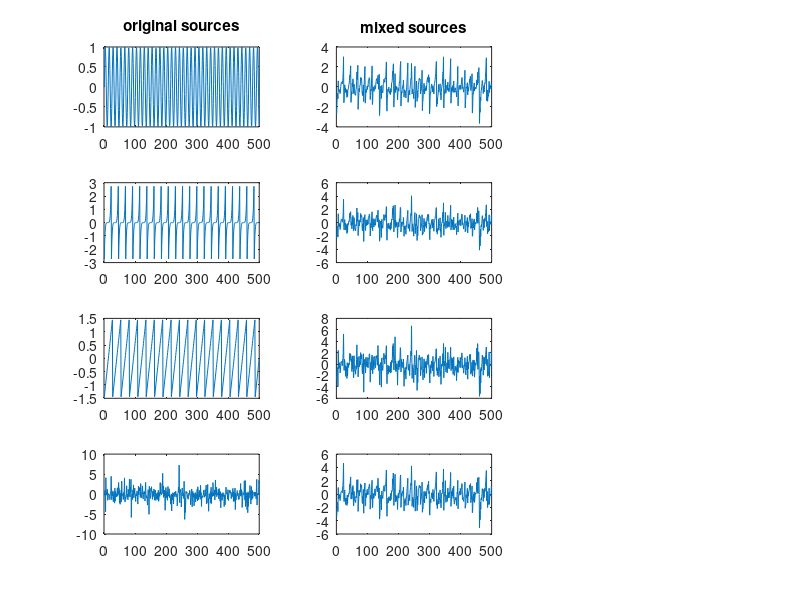

Here is the MATLAB script that generated this plot: (Note: this script raises an error after producing the figure.)
clc
clear
close all



N=500; %data size

v=0:N-1;

sig(1,:)=sin(v/2); %sinusoid
sig(2,:)=((rem(v,23)-11)/9).^5; %funny curve
sig(3,:)=((rem(v,27)-13)/9); %saw-tooth
sig(4,:)=((rand(1,N)<.5)*2-1).*log(rand(1,N)); %impulsive noise

subplot(4,3,1)
plot(sig(1,:))
title('original sources')
subplot(4,3,4)
plot(sig(2,:))
subplot(4,3,7)
plot(sig(3,:))
subplot(4,3,10)
plot(sig(4,:))

%create mixtures

A=rand(size(sig,1));
mixedsig=(A*sig); %% attention!!! rows are channels


subplot(4,3,2)
plot(mixedsig(1,:))
title('mixed sources')
subplot(4,3,5)
plot(mixedsig(2,:))
subplot(4,3,8)
plot(mixedsig(3,:))
subplot(4,3,11)
plot(mixedsig(4,:))


%preform ica to unmix signal
ica = fastica(mixedsig); %% fastICA accepts mixedsig when rows are channels

subplot(4,3,3)
plot(ica(1,:))
title('recovered sources')
subplot(4,3,6)
plot(ica(2,:))
subplot(4,3,9)
plot(ica(3,:))
subplot(4,3,12)
plot(ica(4,:))